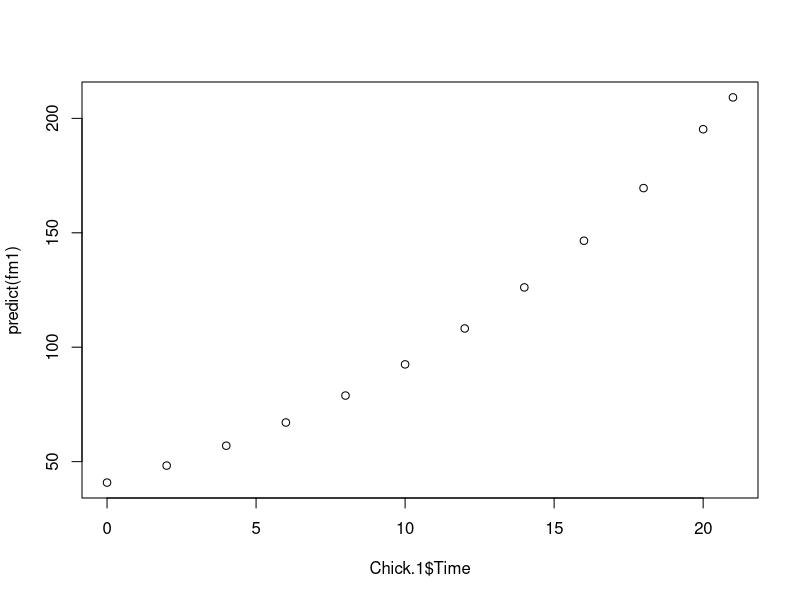
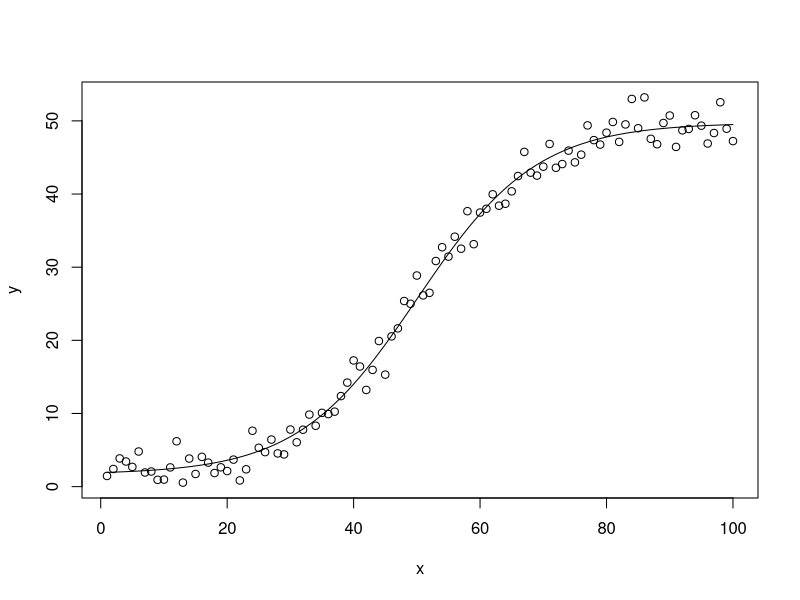
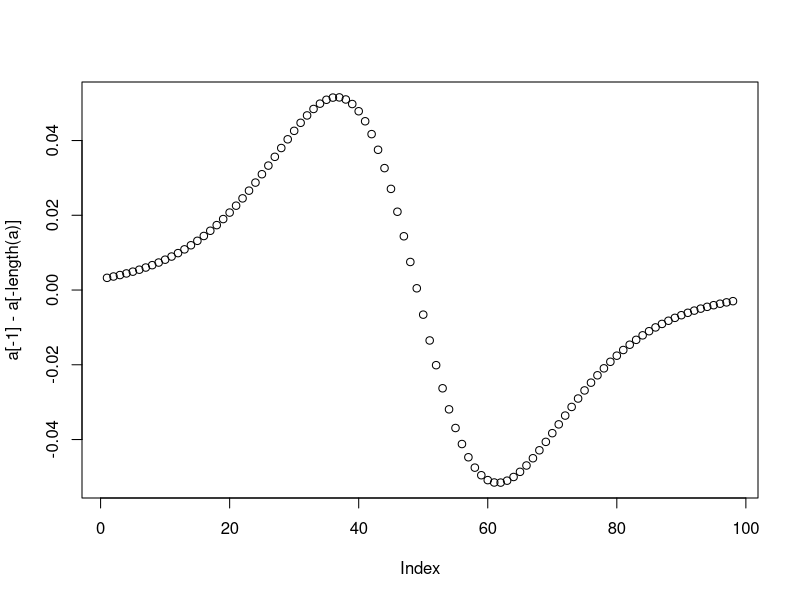
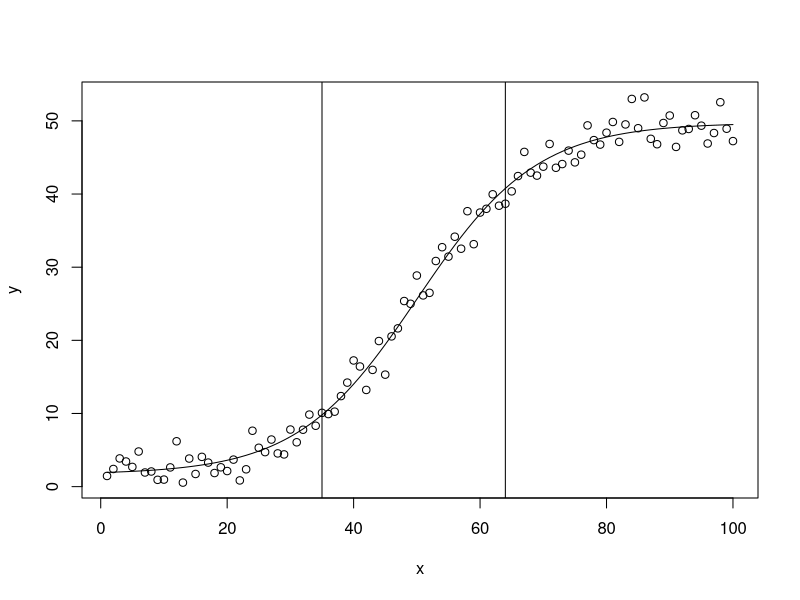

Reproduce these figures in R, in order.
Chick.1 <- ChickWeight[ChickWeight$Chick == 1, ]
SSlogis(Chick.1$Time, 368, 14, 6)  # response only
Asym <- 368; xmid <- 14; scal <- 6
SSlogis(Chick.1$Time, Asym, xmid, scal) # response and gradient
getInitial(weight ~ SSlogis(Time, Asym, xmid, scal), data = Chick.1)
## Initial values are in fact the converged values
fm1 <- nls(weight ~ SSlogis(Time, Asym, xmid, scal), data = Chick.1)
summary(fm1)

plot(predict(fm1)~ Chick.1$Time)


### Sigmoid function ### create a function to generate sigmoid pattern
sigmoid <- function(x, lower_asymptote, carrying_capacity, growth_rate, time_max) {
    return(lower_asymptote + ((carrying_capacity - lower_asymptote)/(1 + exp(-growth_rate * 
        (x - time_max)))))
}
x <- 1:100
y <- sigmoid(1:100, 1, 50, 0.1, 50) + rnorm(100, 0, 2)
m.s <- nls(y ~ a + ((b - a)/(1 + exp(-c * (x - d)))), start = list(a = min(y), 
    b = max(y), c = 1, d = round(median(x))), trace = TRUE)



plot(y ~ x)
lines(predict(m.s)~x)

a<-((predict(m.s)[-1]-predict(m.s)[-length(x)]))
plot(a[-1]-a[-length(a)])




plot(y ~ x)
lines(predict(m.s)~x)
abline(v=x[which(max(c(a[-1]-a[-length(a)]))==c(a[-1]-a[-length(a)]))-2])

abline(v=x[which(min(c(a[-1]-a[-length(a)]))==c(a[-1]-a[-length(a)]))+2])
